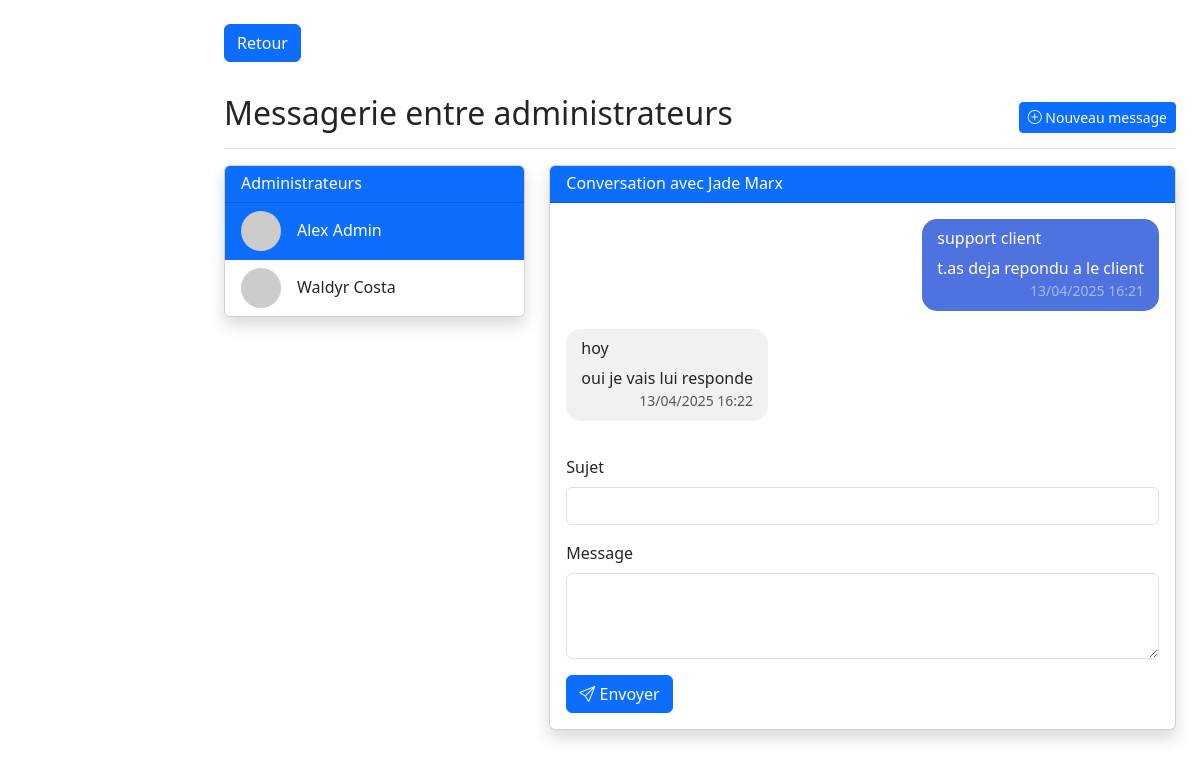
Page /admin/messagerie.php?with_admin=11 (signed in) on the committed database.
### tables this page shows
CREATE TABLE `users` (
  `id` int NOT NULL,
  `nom` varchar(100) NOT NULL,
  `prenom` varchar(50) NOT NULL,
  `email` varchar(100) NOT NULL,
  `password` varchar(100) NOT NULL,
  `gender` enum('M','F','Autre') NOT NULL,
  `date_naissance` date DEFAULT NULL,
  `adresse` varchar(255) DEFAULT NULL,
  `telephone` varchar(20) DEFAULT NULL,
  `profile_picture` varchar(255) DEFAULT NULL,
  `access_level` enum('user','admin') DEFAULT 'user',
  `date_inscription` timestamp NULL DEFAULT CURRENT_TIMESTAMP,
  `derniere_connexion` timestamp NULL DEFAULT CURRENT_TIMESTAMP,
  `statut` enum('actif','suspendu','désactivé') DEFAULT 'actif'
);

CREATE TABLE `admin_messages` (
  `id` int NOT NULL,
  `sender_id` int NOT NULL,
  `receiver_id` int NOT NULL,
  `subject` varchar(255) NOT NULL,
  `message` text NOT NULL,
  `is_read` tinyint(1) DEFAULT '0',
  `created_at` timestamp NULL DEFAULT CURRENT_TIMESTAMP
);

### admin/messagerie.php (the view, shortened to what this page needs)
<?php
require_once('../data_base/connection.php');
$adminQuery = $dbh->prepare('SELECT id, nom, prenom FROM users WHERE email = :email');
$adminQuery->execute([':email' => $_SESSION['email']]);
$current_admin = $adminQuery->fetch(PDO::FETCH_ASSOC);
$admins = $dbh->query("SELECT id, prenom, nom FROM users WHERE access_level = 'admin' AND id != " . $current_admin['id'])->fetchAll(PDO::FETCH_ASSOC);
$messages = [];
if (isset($_GET['with_admin'])) {
    $with_admin = (int)$_GET['with_admin'];
    $dbh->prepare("UPDATE admin_messages SET is_read = TRUE WHERE sender_id = :sender AND receiver_id = :receiver")
        ->execute([':sender' => $with_admin, ':receiver' => $current_admin['id']]);
    $messagesQuery = $dbh->prepare("
        SELECT m.*, u.prenom, u.nom
        FROM admin_messages m
        JOIN users u ON m.sender_id = u.id
        WHERE (m.sender_id = :current AND m.receiver_id = :with_admin)
           OR (m.sender_id = :with_admin AND m.receiver_id = :current)
        ORDER BY m.created_at
    ");
    $messagesQuery->execute([':current' => $current_admin['id'], ':with_admin' => $with_admin]);
    $messages = $messagesQuery->fetchAll(PDO::FETCH_ASSOC);
}
?>
<!DOCTYPE html>
<html lang="fr">
<head>
    <link href="https://cdn.jsdelivr.net/npm/bootstrap@5.3.2/dist/css/bootstrap.min.css" rel="stylesheet">
    <link href="https://cdn.jsdelivr.net/npm/bootstrap-icons/font/bootstrap-icons.css" rel="stylesheet">
</head>
<body>
    <div class="container-fluid">
        <div class="row">
            <main class="col-md-9 ms-sm-auto col-lg-10 px-md-4 py-4">
            <a href="../admin.php" class="btn btn-primary mb-3">Retour</a>
                <div class="d-flex justify-content-between flex-wrap flex-md-nowrap align-items-center pt-3 pb-2 mb-3 border-bottom">
                    <h1 class="h2">Messagerie entre administrateurs</h1>
                    <div class="btn-toolbar mb-2 mb-md-0">
                        <button class="btn btn-sm btn-primary" data-bs-toggle="modal" data-bs-target="#newMessageModal">
                            <i class="bi bi-plus-circle"></i> Nouveau message
                        </button>
                    </div>
                </div>
                <div class="row">
                    <div class="col-md-4">
                        <div class="card shadow mb-4">
                            <div class="card-header bg-primary text-white">
                                <h6 class="mb-0">Administrateurs</h6>
                            </div>
                            <div class="list-group list-group-flush">
                                <?php foreach ($admins as $admin): ?>
                                    <a href="messagerie.php?with_admin=<?= $admin['id'] ?>"
                                       class="list-group-item list-group-item-action conversation-item <?= isset($_GET['with_admin']) && $_GET['with_admin'] == $admin['id'] ? 'active' : '' ?>">
                                        <div class="d-flex align-items-center">
                                            <img src="https://ui-avatars.com/api/?name=<?= urlencode($admin['prenom'] . '+' . $admin['nom']) ?>"
                                                 class="rounded-circle me-3" width="40">
                                            <div>
                                                <h6 class="mb-0"><?= htmlspecialchars($admin['prenom'] . ' ' . $admin['nom']) ?></h6>
                                            </div>
                                        </div>
                                    </a>
                                <?php endforeach; ?>
                            </div>
                        </div>
                    </div>
                    <div class="col-md-8">
                        <div class="card shadow">
                            <div class="card-header bg-primary text-white d-flex justify-content-between align-items-center">
                                <h6 class="mb-0">
                                    <?php if (isset($_GET['with_admin']) && !empty($messages)): ?>
                                        Conversation avec <?= htmlspecialchars($messages[0]['prenom'] . ' ' . $messages[0]['nom']) ?>
                                    <?php else: ?>
                                        Sélectionnez un administrateur
                                    <?php endif; ?>
                                </h6>
                            </div>
                            <div class="card-body">
                                <?php if (isset($_GET['with_admin'])): ?>
                                    <div class="d-flex flex-column message-container mb-3">
                                        <?php if (empty($messages)): ?>
                                            <div class="text-center text-muted py-4">
                                                <i class="bi bi-chat-square-text" style="font-size: 2rem;"></i>
                                                <p class="mt-2">Aucun message dans cette conversation</p>
                                            </div>
                                        <?php else: ?>
                                            <?php foreach ($messages as $msg): ?>
                                                <div class="d-flex <?= $msg['sender_id'] == $current_admin['id'] ? 'justify-content-end' : 'justify-content-start' ?> mb-2">
                                                    <div class="message-bubble <?= $msg['sender_id'] == $current_admin['id'] ? 'sent' : 'received' ?>">
                                                        <h6><?= htmlspecialchars($msg['subject']) ?></h6>
                                                        <div><?= nl2br(htmlspecialchars($msg['message'])) ?></div>
                                                        <small class="d-block text-end <?= $msg['sender_id'] == $current_admin['id'] ? 'text-white-50' : 'text-muted' ?>">
                                                            <?= date('d/m/Y H:i', strtotime($msg['created_at'])) ?>
                                                        </small>
                                                    </div>
                                                </div>
                                            <?php endforeach; ?>
                                        <?php endif; ?>
                                    </div>
                                    <form method="POST" action="messagerie.php">
                                        <div class="mb-3">
                                            <label class="form-label">Sujet</label>
                                            <input type="text" class="form-control" name="subject" required>
                                        </div>
                                        <div class="mb-3">
                                            <label class="form-label">Message</label>
                                            <textarea class="form-control" name="message" rows="3" required></textarea>
                                        </div>
                                        <button type="submit" class="btn btn-primary">
                                            <i class="bi bi-send"></i> Envoyer
                                        </button>
                                    </form>
                                <?php endif; ?>
                            </div>
                        </div>
                    </div>
                </div>
            </main>
        </div>
    </div>
</body>
</html>

### admin/messagerie.php (style rules this page uses)
.message-container { max-height: 500px; overflow-y: auto; }
.message-bubble { max-width: 70%; padding: 10px 15px; border-radius: 15px; margin-bottom: 10px; }
.received { background-color: #f1f1f1; align-self: flex-start; }
.sent { background-color: #4e73df; color: white; align-self: flex-end; }
.conversation-item { transition: all 0.2s; }

### rows in the picture
users: prenom+nom "Alex Admin"
users: prenom+nom "Waldyr Costa"
users: prenom+nom "Jade Marx"
admin_messages: subject "support client", message "t.as deja repondu a le client", created_at "13/04/2025 16:21"
admin_messages: subject "hoy", message "oui je vais lui responde", created_at "13/04/2025 16:22"
